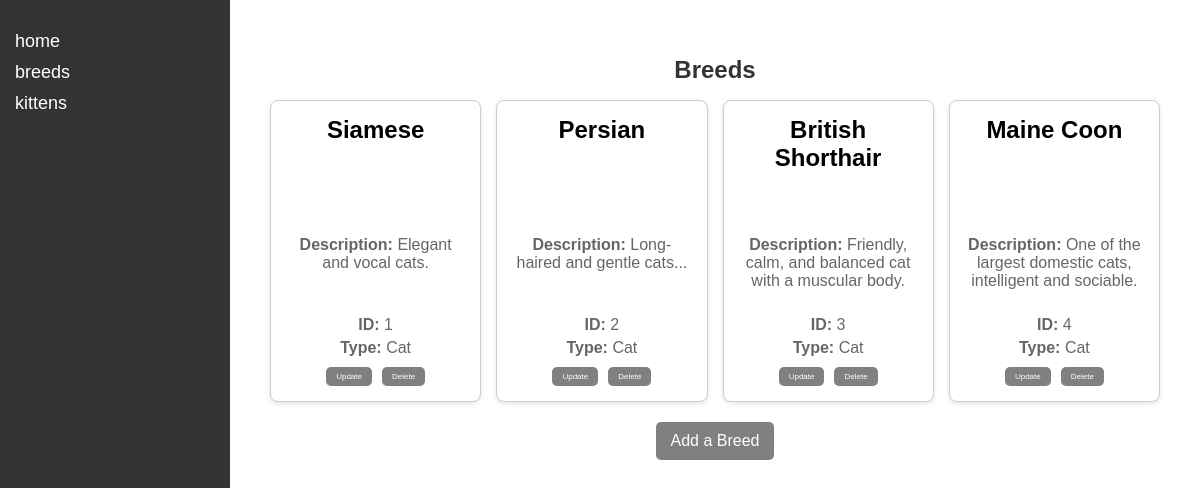
The page /breeds on the database its author committed.
### models/models.py (models this page shows, shortened)
class Breed(Base):
    __abstract__ = True
    id = Column(Integer, primary_key=True, index=True)
    name = Column(String, unique=True, nullable=False)
    type = Column(String, nullable=False) # Cat or Dog
    description = Column(String, nullable=True)
    create_time = Column(DateTime(timezone=True), server_default=func.now())
    is_active = Column(Boolean, default=True)

class CatBreed(Breed):
    __tablename__ = "cat_breed"
    kittens = relationship("Kitten", back_populates="breed")

### routes/routes.py (the view)
@router.get("/breeds", response_class=HTMLResponse, name="breeds",
            summary="List of Cat Breeds",
            description="Fetch and display all cat breeds. If no breeds are found, default breeds will be displayed.")
async def breeds(request: Request, db: Session = Depends(get_db)):
    breeds = db.query(CatBreed).all()
    if not breeds:
        breeds = [
            {"name": "Siamese", "description": "Elegant and vocal cats."},
            {"name": "Persian", "description": "Long-haired and gentle cats."},
        ]
    return templates.TemplateResponse("breeds.html", {"request": request, "menu": menu, "breeds": breeds})

### templates/breeds.html (shortened to what this page needs)
{% extends 'base.html' %}
{% block content %}
    <main>
        <h1>Breeds</h1>
        <div class="breed-grid">
            {% for breed in breeds %}
                {% if breed.is_active %}
                    <div class="breed-card">
                        <h2>{{ breed.name }}</h2>
                        <p class="description"><strong>Description:</strong> {{ breed.description }}</p>
                        <p><strong>ID:</strong> {{ breed.id if breed.id is not none else '' }}</p>
                        <p><strong>Type:</strong> {{ breed.type if breed.type is not none else '' }}</p>
                        <div class="button-group">
                            <a href="{{ url_for('update_breed', breed_id=breed.id) }}" class="btn">Update</a>
                            <a href="{{ url_for('delete_breed', breed_id=breed.id) }}" class="btn">Delete</a>
                        </div>
                    </div>
                {% endif %}
            {% endfor %}
        </div>
        <div class="add-breed-button">
            <a href="{{ url_for('add_breed') }}" class="btn add-breed">Add a Breed</a>
        </div>
    </main>
{% endblock %}

### templates/base.html (shortened to what this page needs)
<!DOCTYPE html>
<html lang="en">
<head>
    <link rel="stylesheet" href="https://cdn.jsdelivr.net/npm/water.css@2/out/water.css">
    <link rel="stylesheet" href="{{ request.url_for('static', path='css/styles.css') }}">
</head>
<body>
    <div class="container">
        <div class="menu">
            <ul>
                {% for item in menu %}
                <li><a href="{{ request.url_for(item.name) }}">{{ item.route }}</a></li>
                {% endfor %}
            </ul>
        </div>
        <div class="content">
            {% block content %}
            {% endblock %}
        </div>
    </div>
</body>
</html>

### static/css/styles.css (style rules this page uses)
body { font-family: Arial, sans-serif; margin: 0 auto; padding: 0; background-color: #f4f4f4; max-width: min(1200px, 100%); width: 100%; }
.container { display: flex; height: auto; min-height: 100vh; }
.menu { width: 200px; background-color: #333; padding: 15px; }
.menu ul { list-style: none; padding: 0; }
.menu ul li { margin: 10px 0; }
.menu ul li a { color: #fff; text-decoration: none; font-size: 18px; }
.content { flex: 1; padding: 20px; background-color: #fff; }
.content h1 { text-align: center; }
.content p { text-align: center; }
h1 { font-size: 24px; color: #333; }
p { font-size: 16px; color: #666; }
ul { list-style: none; padding: 0; }
ul li { margin: 10px 0; }
main { padding: 20px; flex-grow: 1; }
.breed-grid { display: grid; grid-template-columns: repeat(auto-fill, minmax(200px, 1fr)); gap: 15px; }
.breed-card { background-color: #fff; border: 1px solid #ccc; border-radius: 8px; padding: 15px; box-shadow: 0 2px 5px rgba(0, 0, 0, 0.1); text-align: center; }
.breed-card h2 { height: 100px; text-align: center; font-size: 24px; overflow: hidden; text-overflow: ellipsis; margin-top: 0; }
.button-group { display: flex; justify-content: center; margin-top: 10px; }
.breed-card p { margin: 5px 0; }
.breed-card p.description { height: 75px; }
.btn { display: inline-block; padding: 10px 15px; margin: 0 5px; color: white; background-color: gray; border: none; border-radius: 5px; text-decoration: none; transition: background-color 0.3s; }
.button-group .btn, .animal_btn { font-size: 0.5rem; padding: 5px 10px; color: white; background-color: gray; border: none; border-radius: 5px; text-decoration: none; transition: background-color 0.3s; }
.add-breed-button { text-align: center; margin-top: 20px; }
.add-breed { background-color: gray; }

### rows shown on the page
CatBreed: name "Siamese", description "Elegant and vocal cats.", id "1", type "Cat"
CatBreed: name "Persian", description "Long-haired and gentle cats...", id "2", type "Cat"
CatBreed: name "British Shorthair", description "Friendly, calm, and balanced cat with a muscular body.", id "3", type "Cat"
CatBreed: name "Maine Coon", description "One of the largest domestic cats, intelligent and sociable.", id "4", type "Cat"

### other values the page prints
{{ item.route }} "home" "breeds" "kittens"
